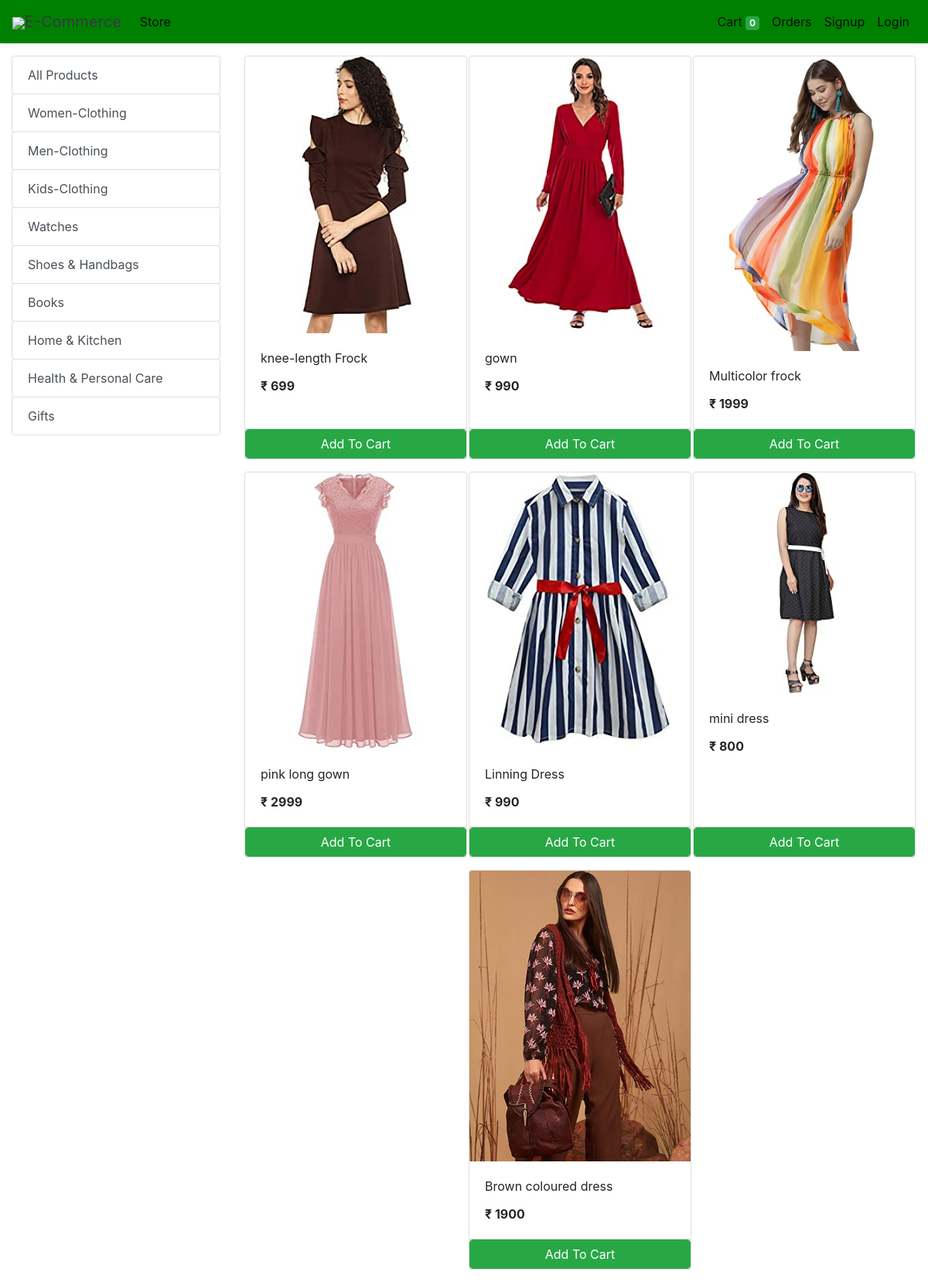
/cat/22/, run on the app's committed database.
### app1/models/category.py (models this page shows)
class Category(models.Model):
    name = models.CharField(max_length = 100)

### app1/models/product.py (models this page shows)
class Product(models.Model):
    name = models.CharField(max_length = 100)
    price = models.IntegerField()
    catogory = models.ForeignKey(Category, on_delete= models.CASCADE, default = 1)
    description = models.CharField(max_length = 500, null = True, default = "", blank = True)
    image = models.ImageField(upload_to = 'media/')

### app1/views.py (the view)
# urls.py: path('cat/<int:id>/', cat, name = 'cat'),
def cat(request, id):
    if request.method == 'POST':
        cart_details(request)
    cart = request.session.get('cart')
    if not cart:
        request.session['cart'] = {}
    return render(request, 'index.html', {'cat': Category.objects.all(), 'products': Product.objects.filter(catogory_id = id)})

### app1/templatetags/cart.py (called while the page is built)
@register.filter(name = 'is_in_cart')
def is_in_cart(id, cart):
    id = cart.get(str(id), False)
    if id:
        return True
    return False

@register.filter(name = 'length_cart')
def qty_in_cart(cart):
    data = len(list(cart))
    return data

@register.filter(name = "add_currency")
def add_currenacy(price):
    return '₹ ' + str(price)

### app1/templates/index.html (shortened to what this page needs)
{% extends 'base.html' %}
{% block content %}
{% load cart %}
<div class="container-fluid mt-3">
	<div class="row">
		<div class="col-lg-3 mx-auto">
			<div class="list-group">
				<a href="http://127.0.0.1:8000/home/" class="list-group-item list-group-item-action btn btn-outline-success">All Products</a>
				{% for x in cat %}
				<a href="http://127.0.0.1:8000/cat/{{x.id}}/"
					class="list-group-item list-group-item-action btn btn-outline-success ">{{x.name}}</a>
				{% endfor %}
			</div>
		</div>
		<div id='products' class="col-lg-9 mx-auto">
			<div class="row mx-auto">
				{% for x in products %}
				<div class="card mx-auto mb-3" id={{x.id}} style="width: 18rem;">
					<img class="card-img-top" src="{{x.image.url}}" alt="Card image cap">
					<div class="card-body">
						<p class="card-title">{{x.name}}</p>
						<p class="card-text"><b>{{x.price|add_currency}}</b></p>
					</div>
					<div class="card-footer p-0 no-gutters">
						{% if not x.id|is_in_cart:request.session.cart %}
						<form action = "#{{x.id}}" method="POST" class="btn-block">
							<input type="submit" class="float-right btn btn-success form-control"
								value="Add To Cart">
						</form>
						{% endif %}
					</div>
				</div>
				{% endfor %}
			</div>
		</div>
	</div>
</div>
{% endblock %}

### data on the page
Category: name "Women-Clothing"
Category: name "Men-Clothing"
Category: name "Kids-Clothing"
Category: name "Watches"
Category: name "Shoes & Handbags"
Category: name "Books"
Category: name "Home & Kitchen"
Category: name "Health & Personal Care"
Category: name "Gifts"
Product: image (picture), name "knee-length Frock", price|add_currency "₹ 699"
Product: image (picture), name "gown", price|add_currency "₹ 990"
Product: image (picture), name "Multicolor frock", price|add_currency "₹ 1999"
Product: image (picture), name "pink long gown", price|add_currency "₹ 2999"
Product: image (picture), name "Linning Dress", price|add_currency "₹ 990"
Product: image (picture), name "mini dress", price|add_currency "₹ 800"
Product: image (picture), name "Brown coloured dress", price|add_currency "₹ 1900"

### other printed values
{{ request.session.cart|length_cart }} "0"
